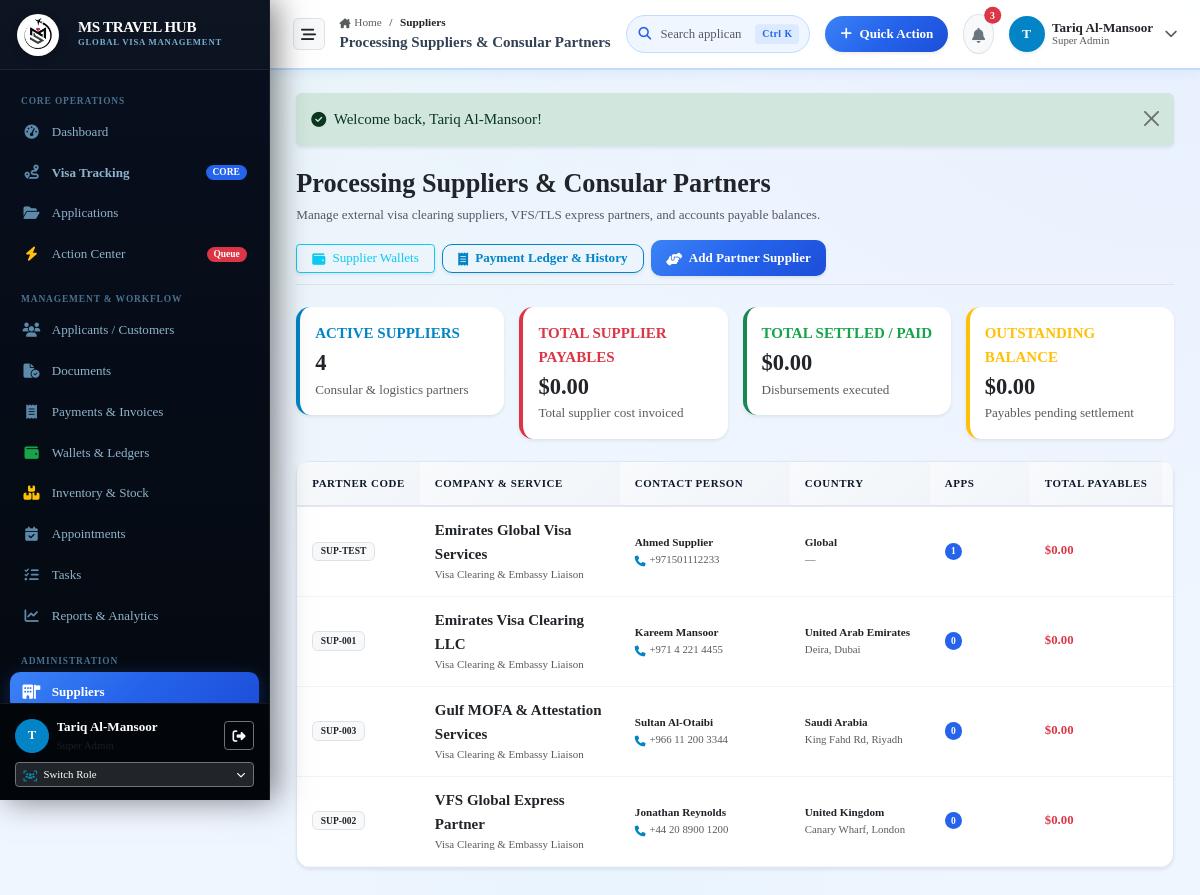
Screenshot of /suppliers (signed in) with the database file from the repository.
### tables this page shows
CREATE TABLE suppliers (
    id INTEGER PRIMARY KEY AUTOINCREMENT,
    supplier_code TEXT NOT NULL UNIQUE,
    company_name TEXT NOT NULL,
    contact_person TEXT,
    mobile TEXT,
    whatsapp TEXT,
    email TEXT,
    country TEXT,
    address TEXT,
    payment_terms TEXT,
    bank_details TEXT,
    notes TEXT,
    is_active INTEGER DEFAULT 1,
    created_at DATETIME DEFAULT CURRENT_TIMESTAMP,
    updated_at DATETIME DEFAULT CURRENT_TIMESTAMP
, password_hash TEXT NULL, last_login_at DATETIME NULL, portal_enabled INTEGER DEFAULT 0);

### app/Controllers/SupplierController.php (called while the page is built, shortened)
<?php
class SupplierController
{
    public function index(): void
    {
        $pdo = Database::getConnection();
        $sql = "SELECT s.*,
            COUNT(DISTINCT a.id) as total_applications,
            COALESCE((SELECT SUM(sp.payable_amount) FROM supplier_payments sp WHERE sp.supplier_id = s.id), 0) as total_payables,
            COALESCE((SELECT SUM(sp.paid_amount) FROM supplier_payments sp WHERE sp.supplier_id = s.id), 0) as total_paid
            FROM suppliers s
            LEFT JOIN applications a ON a.supplier_id = s.id
            WHERE 1=1";
        $params = [];
        $sql .= " GROUP BY s.id ORDER BY s.is_active DESC, s.company_name ASC";
        $stmt = $pdo->prepare($sql);
        $stmt->execute($params);
        $suppliers = $stmt->fetchAll(PDO::FETCH_ASSOC);
        require_once dirname(__DIR__) . '/Views/suppliers/index.php';
    }
}

### app/autoload.php (called while the page is built, shortened)
<?php
function e(?string $string): string {
    return htmlspecialchars((string)($string ?? ''), ENT_QUOTES, 'UTF-8');
}
function get_flash(): ?array {
    if (isset($_SESSION['flash'])) {
        $flash = $_SESSION['flash'];
        return $flash;
    }
    return null;
}
function format_currency(float $amount, string $currency = 'USD'): string {
    return '$' . number_format($amount, 2);
}

### app/Views/suppliers/index.php (the view, shortened to what this page needs)
<?php
$flash = get_flash();
require_once dirname(__DIR__) . '/layouts/header.php';
require_once dirname(__DIR__) . '/layouts/sidebar.php';
require_once dirname(__DIR__) . '/layouts/topbar.php';
$totalPayablesSum = 0;
$totalSettledSum = 0;
$totalOutstandingSum = 0;
foreach ($suppliers as $s) {
    $pay = (float)($s['total_payables'] ?? 0);
    $paid = (float)($s['total_paid'] ?? 0);
    $totalPayablesSum += $pay;
    $totalSettledSum += $paid;
    $totalOutstandingSum += max(0, $pay - $paid);
}
?>
<div class="content-body">
  <?php if ($flash): ?>
    <div class="alert alert-<?= e($flash['type'] === 'danger' ? 'danger' : ($flash['type'] === 'success' ? 'success' : 'info')) ?> alert-dismissible fade show mb-4 border-0 shadow-sm" role="alert">
      <div class="d-flex align-items-center gap-2">
        <i class="fa-solid <?= $flash['type'] === 'danger' ? 'fa-circle-exclamation' : ($flash['type'] === 'success' ? 'fa-circle-check' : 'fa-circle-info') ?>"></i>
        <span><?= e($flash['message']) ?></span>
      </div>
      <button type="button" class="btn-close" data-bs-dismiss="alert"></button>
    </div>
  <?php endif; ?>
  <div class="d-flex flex-wrap align-items-center justify-content-between gap-3 mb-4 pb-2 border-bottom">
    <div>
      <h3 class="fw-bold brand-font text-dark mb-1">Processing Suppliers &amp; Consular Partners</h3>
      <p class="text-muted small mb-0">Manage external visa clearing suppliers, VFS/TLS express partners, and accounts payable balances.</p>
    </div>
    <div class="d-flex align-items-center gap-2">
      <a href="/suppliers/wallet" class="btn btn-outline-info btn-sm px-3 shadow-sm">
        <i class="fa-solid fa-wallet me-1"></i> Supplier Wallets
      </a>
      <a href="/suppliers/payments" class="btn btn-outline-primary btn-sm px-3 shadow-sm">
        <i class="fa-solid fa-receipt me-1"></i> Payment Ledger &amp; History
      </a>
      <button class="btn btn-primary btn-sm px-3 shadow-sm" data-bs-toggle="modal" data-bs-target="#newSupplierModal">
        <i class="fa-solid fa-handshake-angle me-1"></i> Add Partner Supplier
      </button>
    </div>
  </div>
  <div class="row g-3 mb-4">
    <div class="col-md-3">
      <div class="card card-enterprise border-0 shadow-sm border-start border-primary border-4 p-3">
        <div class="text-xs fw-bold text-primary text-uppercase mb-1">Active Suppliers</div>
        <div class="h4 mb-0 fw-bold text-dark"><?= count($suppliers) ?></div>
        <div class="text-muted small mt-1">Consular &amp; logistics partners</div>
      </div>
    </div>
    <div class="col-md-3">
      <div class="card card-enterprise border-0 shadow-sm border-start border-danger border-4 p-3">
        <div class="text-xs fw-bold text-danger text-uppercase mb-1">Total Supplier Payables</div>
        <div class="h4 mb-0 fw-bold text-dark"><?= format_currency($totalPayablesSum) ?></div>
        <div class="text-muted small mt-1">Total supplier cost invoiced</div>
      </div>
    </div>
    <div class="col-md-3">
      <div class="card card-enterprise border-0 shadow-sm border-start border-success border-4 p-3">
        <div class="text-xs fw-bold text-success text-uppercase mb-1">Total Settled / Paid</div>
        <div class="h4 mb-0 fw-bold text-dark"><?= format_currency($totalSettledSum) ?></div>
        <div class="text-muted small mt-1">Disbursements executed</div>
      </div>
    </div>
    <div class="col-md-3">
      <div class="card card-enterprise border-0 shadow-sm border-start border-warning border-4 p-3">
        <div class="text-xs fw-bold text-warning text-uppercase mb-1">Outstanding Balance</div>
        <div class="h4 mb-0 fw-bold text-dark"><?= format_currency($totalOutstandingSum) ?></div>
        <div class="text-muted small mt-1">Payables pending settlement</div>
      </div>
    </div>
  </div>
  <div class="card card-enterprise shadow-sm">
    <div class="table-responsive">
      <table class="table-modern mb-0">
        <thead>
          <tr>
            <th style="min-width: 120px;">Partner Code</th>
            <th style="min-width: 200px;">Company &amp; Service</th>
            <th style="min-width: 170px;">Contact Person</th>
            <th style="min-width: 140px;">Country</th>
            <th style="min-width: 100px;">Apps</th>
            <th style="min-width: 120px;">Total Payables</th>
            <th style="min-width: 120px;">Total Settled</th>
          </tr>
        </thead>
        <tbody>
          <?php if (empty($suppliers)): ?>
            <tr><td colspan="9" class="text-center py-5 text-muted">No external suppliers registered.</td></tr>
          <?php else: ?>
            <?php foreach ($suppliers as $sup): ?>
              <tr>
                <td>
                  <span class="badge bg-light text-dark border fw-bold px-2 py-1"><?= e($sup['supplier_code']) ?></span>
                </td>
                <td>
                  <div class="fw-bold text-dark fs-6"><?= e($sup['company_name']) ?></div>
                  <div class="text-muted small" style="font-size: 0.73rem;"><?= e($sup['services_provided'] ?? 'Visa Clearing & Embassy Liaison') ?></div>
                </td>
                <td>
                  <div class="fw-semibold small text-dark"><?= e($sup['contact_person'] ?: 'Operations Desk') ?></div>
                  <div class="text-muted" style="font-size: 0.72rem;">
                    <i class="fa-solid fa-phone me-1 text-primary"></i><?= e($sup['mobile'] ?: $sup['email'] ?: '—') ?>
                  </div>
                </td>
                <td>
                  <div class="small fw-semibold text-dark"><?= e($sup['country'] ?: 'Global') ?></div>
                  <div class="text-muted text-truncate" style="font-size: 0.72rem; max-width: 150px;"><?= e($sup['address'] ?: '—') ?></div>
                </td>
                <td>
                  <span class="badge bg-primary rounded-pill px-2.5 py-1"><?= (int)$sup['total_applications'] ?></span>
                </td>
                <td>
                  <span class="fw-bold text-danger"><?= format_currency((float)$sup['total_payables']) ?></span>
                </td>
                <td>
                </td>
              </tr>
            <?php endforeach; ?>
          <?php endif; ?>
        </tbody>
      </table>
    </div>
  </div>
</div>
<?php require_once dirname(__DIR__) . '/layouts/footer.php'; ?>

### public/assets/css/base/variables.css (style rules this page uses)
:root { --mh-green: #22c55e; --mh-green-light: #4ade80; --mh-green-dark: #16a34a; --mh-green-lime: #84cc16; --mh-green-subtle: #f0fdf4; --mh-green-border: #bbf7d0; --mh-teal: #06b6d4; --mh-teal-light: #22d3ee; --mh-teal-dark: #0891b2; --mh-teal-subtle: #ecfeff; --mh-teal-border: #a5f3fc; --mh-blue: #2563eb; --mh-blue-hover: #1d4ed8; --mh-blue-dark: #1e40af; --mh-blue-deep: #1e3a8a; --mh-blue-light: #eff6ff; --mh-blue-subtle: #dbeafe; --mh-blue-border: #bfdbfe; --mh-blue-glow: rgba(37, 99, 235, 0.32); --vt-primary: var(--mh-blue); --vt-primary-hover: var(--mh-blue-hover); --vt-primary-dark: var(--mh-blue-dark); --vt-primary-light: var(--mh-blue-light); --vt-primary-subtle: var(--mh-blue-subtle); --vt-primary-border: var(--mh-blue-border); --mh-gradient-brand: linear-gradient(135deg, #22c55e 0%, #06b6d4 50%, #2563eb 100%); --mh-gradient-brand-r: linear-gradient(135deg, #2563eb 0%, #06b6d4 50%, #22c55e 100%); --mh-gradient-blue: linear-gradient(135deg, #3b82f6 0%, #2563eb 50%, #1d4ed8 100%); --mh-gradient-teal: linear-gradient(135deg, #22d3ee 0%, #06b6d4 50%, #0891b2 100%); --mh-gradient-green: linear-gradient(135deg, #4ade80 0%, #22c55e 50%, #16a34a 100%); --mh-gradient-dark: linear-gradient(180deg, #060e1c 0%, #0a1628 100%); --mh-gradient-sidebar: linear-gradient(180deg, #080f1e 0%, #04090f 100%); --mh-gradient-hero: linear-gradient(135deg, #060e1c 0%, #0d2048 50%, #1e3a8a 100%); --ms-gradient-success: linear-gradient(135deg, #22c55e 0%, #16a34a 100%); --ms-gradient-warning: linear-gradient(135deg, #f59e0b 0%, #d97706 100%); --mh-navy: #0a1628; --mh-navy-dark: #060e1c; --mh-navy-light: #0f2040; --mh-navy-muted: #1a2f50; --vt-bg: #f0f6ff; --vt-surface: #ffffff; --vt-surface-glass: rgba(255, 255, 255, 0.96); --vt-surface-muted: #f0f6ff; --vt-border: #dce8f5; --vt-border-glass: rgba(255, 255, 255, 0.6); --vt-text-main: #0f172a; --vt-text-body: #334155; --vt-text-muted: #64748b; --vt-text-light: #94a3b8; --vt-success: #22c55e; --vt-warning: #f59e0b; --vt-danger: #ef4444; --vt-info: var(--mh-teal); --vt-purple: #8b5cf6; --sidebar-width: 270px; --sidebar-collapsed-width: 76px; --topbar-height: 70px; --radius-xs: 6px; --radius-sm: 10px; --radius-md: 14px; --radius-lg: 18px; --radius-xl: 26px; --vt-shadow-xs: 0 1px 2px 0 rgba(0,0,0,0.04); --vt-shadow-sm: 0 2px 6px 0 rgba(10,22,40,0.06), 0 1px 2px -1px rgba(10,22,40,0.04); --vt-shadow-md: 0 6px 16px -2px rgba(10,22,40,0.08), 0 2px 6px -2px rgba(10,22,40,0.04); --vt-shadow-lg: 0 14px 28px -4px rgba(10,22,40,0.10), 0 4px 10px -2px rgba(10,22,40,0.04); --vt-shadow-xl: 0 24px 38px -6px rgba(10,22,40,0.13), 0 10px 16px -4px rgba(10,22,40,0.05); --vt-glow-primary: 0 8px 25px -4px var(--mh-blue-glow); --vt-glow-success: 0 8px 25px -4px rgba(34,197,94,0.35); --vt-glow-warning: 0 8px 25px -4px rgba(245,158,11,0.35); --vt-transition-fast: 0.15s cubic-bezier(0.4, 0, 0.2, 1); --vt-transition-normal: 0.25s cubic-bezier(0.4, 0, 0.2, 1); }

### public/assets/css/base/typography.css (style rules this page uses)
body.app-body, html, body { font-family: 'Times New Roman', Times, Georgia, serif !important; color: var(--vt-text-body); line-height: 1.55; -webkit-font-smoothing: antialiased; -moz-osx-font-smoothing: grayscale; }
h1, h2, h3, h4, h5, h6 { color: var(--vt-text-main); font-weight: 700; line-height: 1.25; }

### public/assets/css/base/global.css (style rules this page uses)
body.app-body, html, body { background-color: var(--vt-bg); background-image: radial-gradient(at 0% 0%, rgba(34,197,94,0.05) 0px, transparent 50%), radial-gradient(at 100% 0%, rgba(37,99,235,0.04) 0px, transparent 50%), radial-gradient(at 50% 100%, rgba(6,182,212,0.03) 0px, transparent 50%); background-attachment: fixed; margin: 0; padding: 0; overflow-x: hidden; padding-bottom: env(safe-area-inset-bottom, 0); }
.content-body { flex: 1; padding: 1.5rem 1.75rem 2.5rem; max-width: 1800px; width: 100%; margin: 0 auto; }

### public/assets/css/components/buttons.css (style rules this page uses)
.btn-primary { background: var(--mh-gradient-blue); border: none; color: #ffffff; font-weight: 600; border-radius: var(--radius-sm); padding: 0.55rem 1.25rem; box-shadow: 0 2px 10px var(--mh-blue-glow); transition: all var(--vt-transition-fast); }
.btn-outline-primary { color: var(--mh-blue); border-color: var(--mh-blue); background: transparent; font-weight: 600; border-radius: var(--radius-sm); transition: all var(--vt-transition-fast); }

### public/assets/css/components/cards.css (style rules this page uses)
.card-enterprise, .card-custom { background: var(--vt-surface); border: 1px solid var(--vt-border); border-radius: var(--radius-md); box-shadow: var(--vt-shadow-sm); transition: transform var(--vt-transition-fast), box-shadow var(--vt-transition-fast); overflow: visible; }

### rows the page displays
suppliers: supplier_code "SUP-TEST", company_name "Emirates Global Visa Services", services_provided "Visa Clearing & Embassy Liaison", contact_person "Ahmed Supplier", mobile "+971501112233", country "Global", address "—", total_applications "1", total_payables "$0.00"
suppliers: supplier_code "SUP-001", company_name "Emirates Visa Clearing LLC", services_provided "Visa Clearing & Embassy Liaison", contact_person "Kareem Mansoor", mobile "+971 4 221 4455", country "United Arab Emirates", address "Deira, Dubai", total_applications "0", total_payables "$0.00"
suppliers: supplier_code "SUP-003", company_name "Gulf MOFA & Attestation Services", services_provided "Visa Clearing & Embassy Liaison", contact_person "Sultan Al-Otaibi", mobile "+966 11 200 3344", country "Saudi Arabia", address "King Fahd Rd, Riyadh", total_applications "0", total_payables "$0.00"
suppliers: supplier_code "SUP-002", company_name "VFS Global Express Partner", services_provided "Visa Clearing & Embassy Liaison", contact_person "Jonathan Reynolds", mobile "+44 20 8900 1200", country "United Kingdom", address "Canary Wharf, London", total_applications "0", total_payables "$0.00"

### other values shown
substr($currentUser['name'] ?? 'U', 0, 1) "T"
$currentUser['name'] "Tariq Al-Mansoor"
$roleName "Super Admin"
$segLabel "Suppliers"
$cleanTitle "Processing Suppliers & Consular Partners"
$unreadNotifs "3"
$currentUser['role_name'] "Super Admin"
$flash['message'] "Welcome back, Tariq Al-Mansoor!"
count($suppliers) "4"
format_currency($totalPayablesSum) "$0.00"
format_currency($totalSettledSum) "$0.00"
format_currency($totalOutstandingSum) "$0.00"
